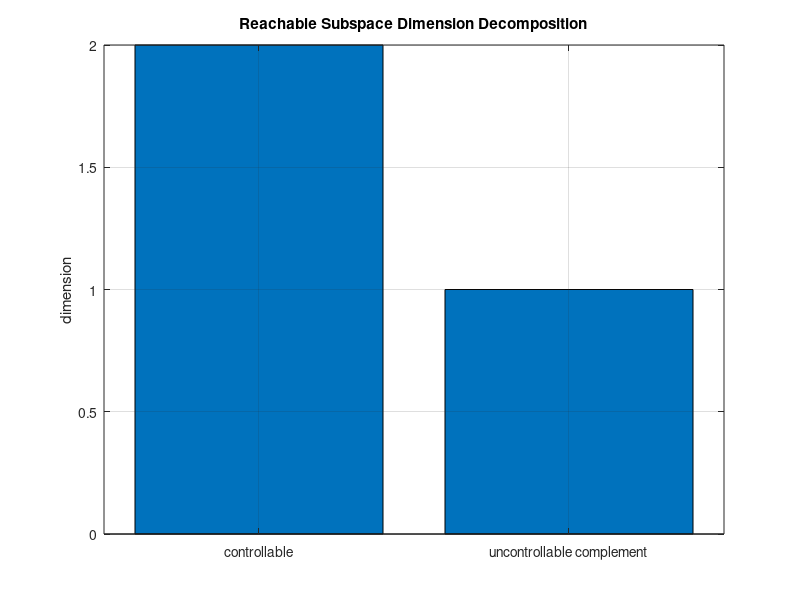

This chart was generated by the following MATLAB code:
% Chapter19_Lesson1.m
% Modern Control - Chapter 19, Lesson 1
% Controllable/Uncontrollable Subspaces.
%
% Related MATLAB tools:
%   ctrb(A,B)          - controllability matrix
%   rank(Wc)           - numerical rank
%   orth(Wc)           - orthonormal basis for column space
%   null(Qc')          - orthogonal complement
%   ss(A,B,C,D)        - state-space model object
%   canon(sys,'modal') - canonical-form utility, when applicable

clear; clc;

A = [0 1 0;
     0 0 0;
     0 0 -2];
B = [0; 1; 0];

n = size(A,1);

% Use Control System Toolbox if available; otherwise build manually.
if exist('ctrb','file') == 2
    Wc = ctrb(A,B);
else
    Wc = [];
    Ak = eye(n);
    for k = 1:n
        Wc = [Wc, Ak*B]; %#ok<AGROW>
        Ak = Ak*A;
    end
end

r = rank(Wc);
fprintf('Rank(Wc) = %d out of n = %d\n', r, n);
if r == n
    fprintf('System is controllable.\n');
else
    fprintf('System is not controllable.\n');
end

Qc = orth(Wc);       % basis for controllable subspace
Qu = null(Qc');      % one orthogonal complement
T  = [Qc Qu];        % orthogonal coordinate transform when [Qc Qu] is square

Abar = T' * A * T;
Bbar = T' * B;

disp('Wc = [B AB ... A^(n-1)B]'); disp(Wc);
disp('Qc: basis for controllable subspace'); disp(Qc);
disp('Qu: orthogonal complement basis'); disp(Qu);
disp('Abar = T'' A T'); disp(Abar);
disp('Bbar = T'' B'); disp(Bbar);

if r < n
    disp('Lower-left block of Abar (should be numerically zero):');
    disp(Abar(r+1:end,1:r));
    disp('Lower block of Bbar (should be numerically zero):');
    disp(Bbar(r+1:end,:));
end

% Optional visualization of subspace dimension for this example
figure;
bar([r, n-r]);
set(gca,'XTickLabel',{'controllable','uncontrollable complement'});
ylabel('dimension');
title('Reachable Subspace Dimension Decomposition');
grid on;
